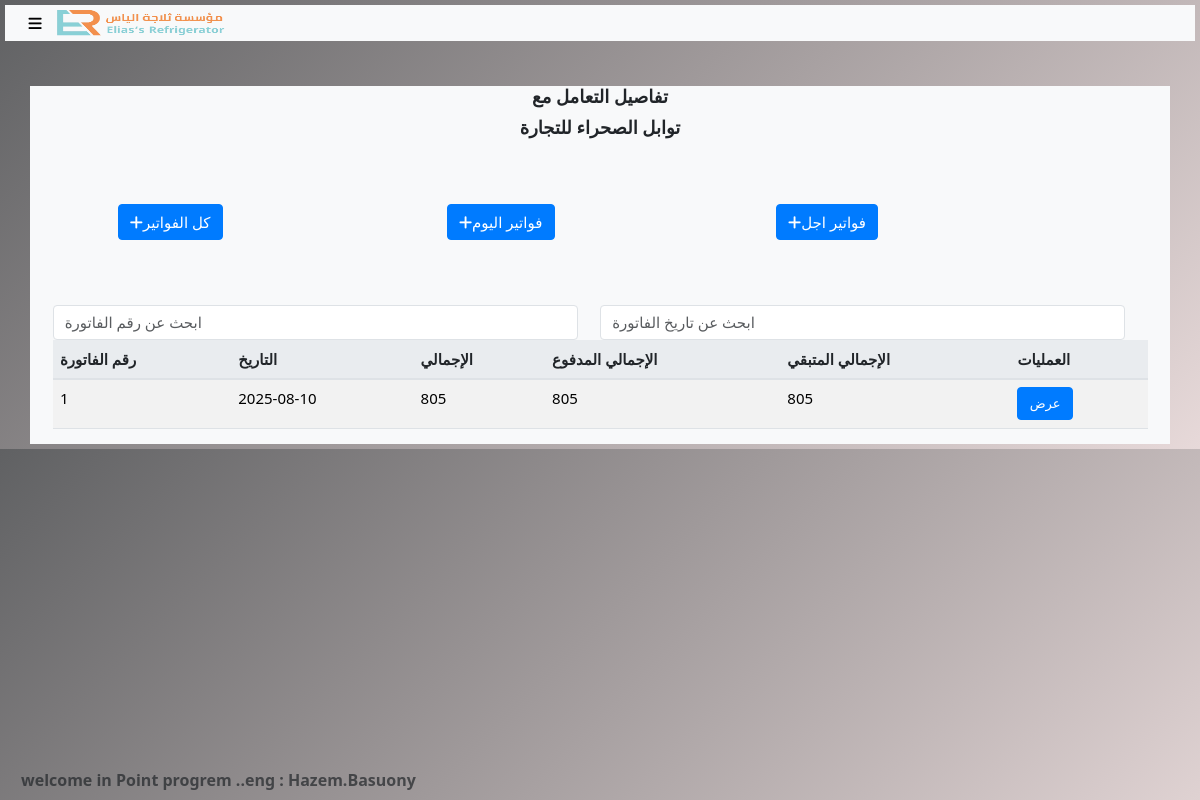
/invoiceSupplier.php?supplierID=2 (signed in), run on the app's committed database.
### tables this page shows
CREATE TABLE `suppliers` (
  `supplierID` int(30) NOT NULL,
  `type` enum('individual','company') NOT NULL,
  `numberRC` varchar(30) NOT NULL,
  `numberTax` varchar(30) NOT NULL,
  `supplierName` varchar(30) NOT NULL,
  `street` varchar(30) NOT NULL,
  `area` varchar(30) NOT NULL,
  `city` varchar(30) NOT NULL,
  `country` varchar(30) NOT NULL,
  `bulding` varchar(30) NOT NULL,
  `postCode` varchar(30) NOT NULL,
  `phone` varchar(30) NOT NULL,
  `email` varchar(30) NOT NULL,
  `startDate` date NOT NULL,
  `lastInvoiceDate` date NOT NULL,
  `totalDebt` float UNSIGNED NOT NULL,
  `wantDebt` float UNSIGNED NOT NULL,
  `dateWantedDebt` date NOT NULL,
  `notes` text NOT NULL
);

CREATE TABLE `invoices` (
  `invoiceID` int(30) NOT NULL,
  `fromID` int(30) DEFAULT NULL,
  `toID` int(30) DEFAULT NULL,
  `fromType` varchar(30) DEFAULT NULL,
  `toType` varchar(30) DEFAULT NULL,
  `action` varchar(30) DEFAULT NULL,
  `state` int(30) NOT NULL,
  `date` datetime DEFAULT current_timestamp(),
  `paymentMethod` varchar(30) DEFAULT NULL,
  `total` float UNSIGNED NOT NULL,
  `discount` float UNSIGNED NOT NULL,
  `totalDue` float UNSIGNED NOT NULL,
  `vat` float UNSIGNED NOT NULL,
  `generalTotal` float UNSIGNED NOT NULL,
  `notes` text NOT NULL,
  `paidAmount` float UNSIGNED NOT NULL,
  `paidDate` datetime DEFAULT current_timestamp(),
  `remainingAmount` float UNSIGNED NOT NULL,
  `dateRemainingAmount` datetime DEFAULT current_timestamp(),
  `originalInvoicePath` varchar(70) DEFAULT NULL
);

### invoiceSupplier.php (the view, shortened to what this page needs)
<?php
include('headAndFooter/head.php');
?>
<?php
if (isset($_GET['supplierID'])) {
    $supplierID = $_GET['supplierID'];
    include('hmb/conn.php');
    $sqlSupplier = "SELECT * FROM `suppliers` WHERE `supplierID` = $supplierID";
    $resultSupplier = mysqli_query($conn, $sqlSupplier);
    $rowSupplier = mysqli_fetch_array($resultSupplier);
    $supplierName = $rowSupplier["supplierName"];
    $sql = "SELECT * FROM `invoices` WHERE `fromID` = $supplierID";
    $result = mysqli_query($conn, $sql);
    $invoices = [];
    while ($row = mysqli_fetch_assoc($result)) {
        array_push($invoices, $row);
    }
}
?>
<div class="container mt-5">
    <div class="header ">
        <h5 class="text-center">تفاصيل التعامل مع</h5>
        <h5 class="text-center"><?php echo $supplierName; ?></h5>
    </div>
    <div class="row justify-content-center m-5" style="padding: 20px;">
        <div class="col-md-4">
            <button class="btn btn-primary" onclick="showAllInvoices()">
                <i class="fa fa-plus"></i>كل الفواتير
            </button>
        </div>
        <div class="col-md-4">
            <button class="btn btn-primary" onclick="showTodayInvoices()">
                <i class="fa fa-plus"></i>فواتير اليوم
            </button>
        </div>
        <div class="col-md-4">
            <button class="btn btn-primary" onclick="showOverdueInvoices()">
                <i class="fa fa-plus"></i>فواتير اجل
            </button>
        </div>
    </div>
    <div class="container justify-content-center mt-5">
        <div class="row">
            <div class="row">
                <div class="col-md-6">
                    <input id="searchID" type="text" class="form-control" placeholder="ابحث عن رقم الفاتورة">
                </div>
                <div class="col-md-6">
                    <input id="searchDate" type="text" class="form-control" placeholder="ابحث عن تاريخ الفاتورة">
                </div>
            </div>
            <div class="col-md-12">
                <table class="table table-striped table-hover">
                    <thead>
                        <tr>
                            <th>رقم الفاتورة</th>
                            <th>التاريخ</th>
                            <th>الإجمالي</th>
                            <th>الإجمالي المدفوع</th>
                            <th>الإجمالي المتبقي</th>
                            <th>العمليات</th>
                        </tr>
                    </thead>
                    <tbody>
                        <?php foreach ($invoices as $invoice): ?>
                            <tr>
                                <td><?php echo $invoice['invoiceID']; ?></td>
                                <td><?php echo date('Y-m-d', strtotime($invoice['date'])); ?></td>
                                <td><?php echo $invoice['generalTotal']; ?></td>
                                <td><?php echo $invoice['paidAmount']; ?></td>
                                <td><?php echo $invoice['remainingAmount']; ?></td>
                                <td>
                                    <div class="btn-group btn-group-sm">
                                        <button class="btn btn-primary btn-sm cursor-pointer hover:bg-blue-600" onclick="showInvoice(<?php echo $invoice['invoiceID']; ?>)">عرض</button>
                                    </div>
                                </td>
                            </tr>
                        <?php endforeach; ?>
                    </tbody>
                </table>
            </div>
        </div>
    </div>
</div>
<?php include('headAndFooter/footer.php'); ?>

### css/w3.css (style rules this page uses)
html { box-sizing:border-box }
*,*:before,*:after { box-sizing:inherit }
html { -ms-text-size-adjust:100%;-webkit-text-size-adjust:100% }
body { margin:0 }
button,input,select,textarea,optgroup { font:inherit;margin:0 }
button,input { overflow:visible }
button,select { text-transform:none }
button,[type=button],[type=reset],[type=submit] { -webkit-appearance:button }
html,body { font-family:Verdana,sans-serif;font-size:15px;line-height:1.5 }
html { overflow-x:hidden }
h5 { font-size:18px }
h1,h2,h3,h4,h5,h6 { font-family:"Segoe UI",Arial,sans-serif;font-weight:400;margin:10px 0 }

### css/w3pro.css (style rules this page uses)
html { box-sizing:border-box }
*,*:before,*:after { box-sizing:inherit }
html { -ms-text-size-adjust:100%;-webkit-text-size-adjust:100% }
body { margin:0 }
button,input,select,textarea,optgroup { font:inherit;margin:0 }
button,input { overflow:visible }
button,select { text-transform:none }
button,[type=button],[type=reset],[type=submit] { -webkit-appearance:button }
html,body { font-family:Verdana,sans-serif;font-size:15px;line-height:1.5 }
html { overflow-x:hidden }
h5 { font-size:18px }
h1,h2,h3,h4,h5,h6 { font-family:"Segoe UI",Arial,sans-serif;font-weight:400;margin:10px 0 }

### css/style_salse.css (style rules this page uses)
* { margin: 0; padding: 0; box-sizing: border-box; font-family: 'Segoe UI', Tahoma, Geneva, Verdana, sans-serif; }
:root { --primary: #cedae6; --secondary: #3498db; --accent: #e74c3c; --light: #ecf0f1; --dark: #2c3e50; --success: #2ecc71; --warning: #f39c12; --gray: #e3f8fa; --bg:linear-gradient(135deg, #606163, #e7d9d9); --category-bg: rgba(52, 152, 219, 0.15); }
body { background:var(--bg); color: var(--dark); padding: 5px; margin: 0; }

### data on the page
suppliers: supplierName "توابل الصحراء للتجارة"
invoices: invoiceID "1", date "2025-08-10", generalTotal "805", paidAmount "805", remainingAmount "805"

### other printed values
$msFoorter "welcome in Point progrem ..eng : Hazem.Basuony"
